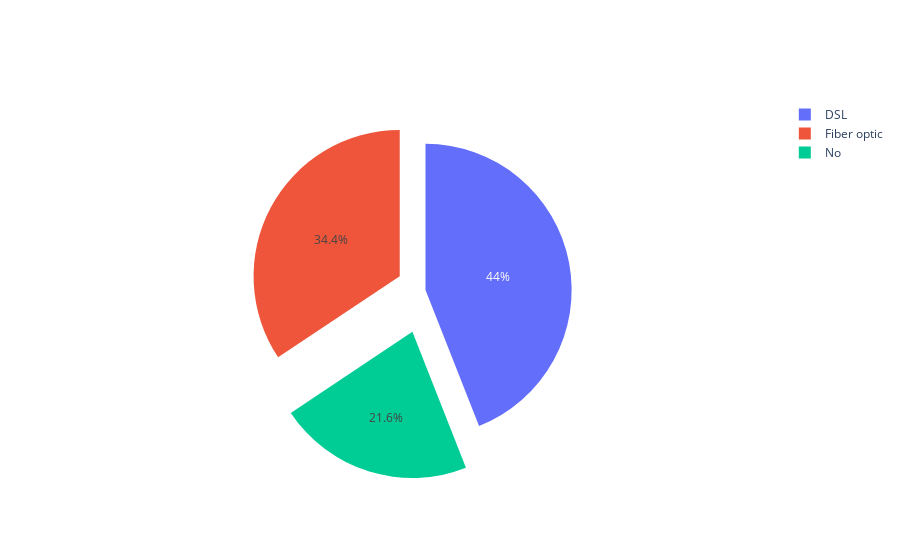

Notebook code cell kept with this figure:
### Code cell
labels = df['InternetService'].unique()
values = df['InternetService'].value_counts()
print(values)
diag = go.Figure(data=[go.Pie(labels=labels, values=values, pull=[0, 0.2, 0.3])])#labels=category,values=size,pull=([0, 0.1, 0.2], [0, 0.05, 0.15]),hole=(0(d), 0.3, 0.5, 0.7)
diag.show()

### Figure 1 — Plotly figure (JSON) as saved in the notebook; plotly's stock layout.template omitted (floating-point values rounded to 4 significant figures)
{"data": [{"labels": ["DSL", "Fiber optic", "No"], "pull": [0, 0.2, 0.3], "type": "pie", "values": [3096, 2416, 1520]}], "layout": {}}
